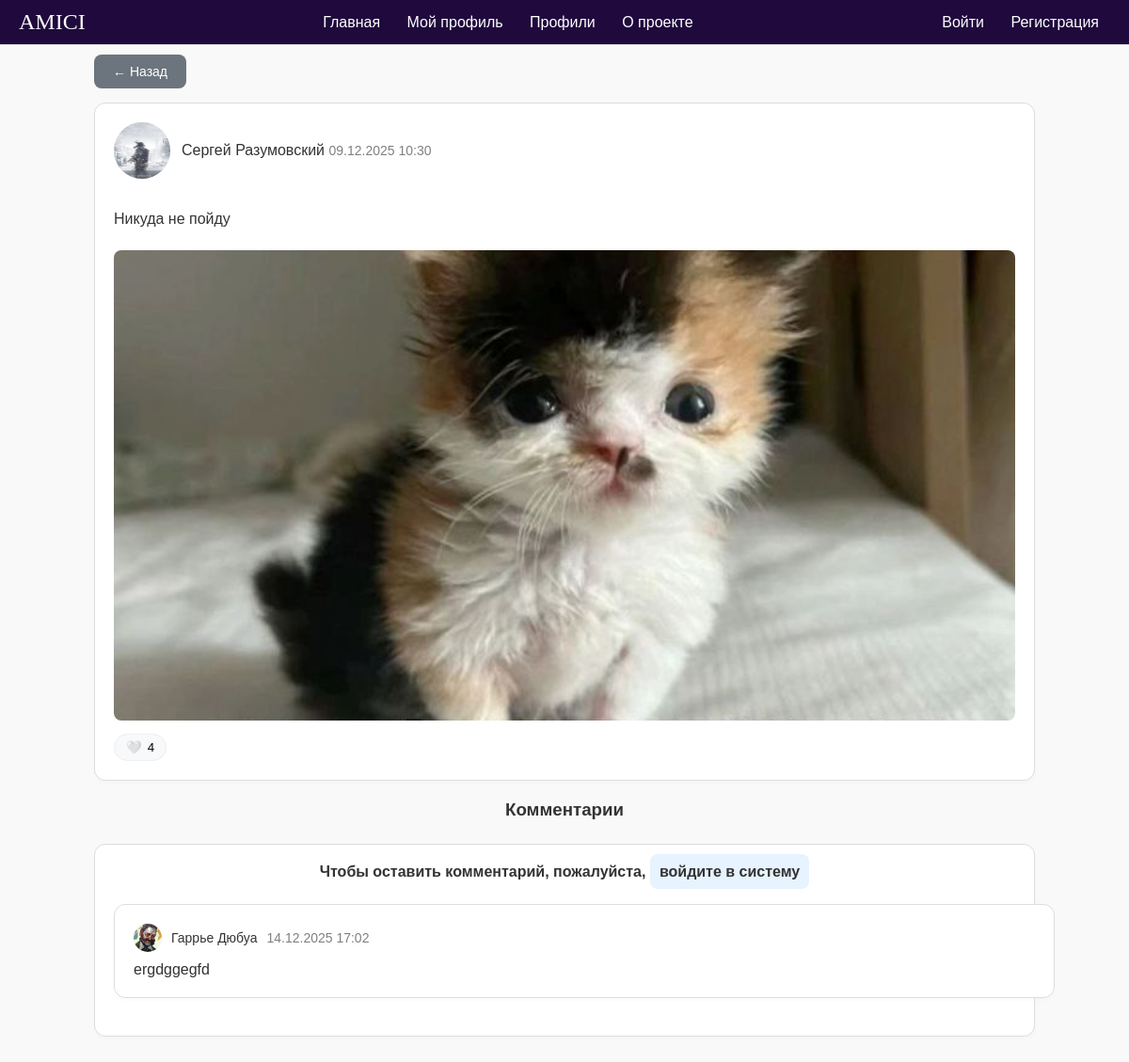
The app's page /blog/8/, older data.
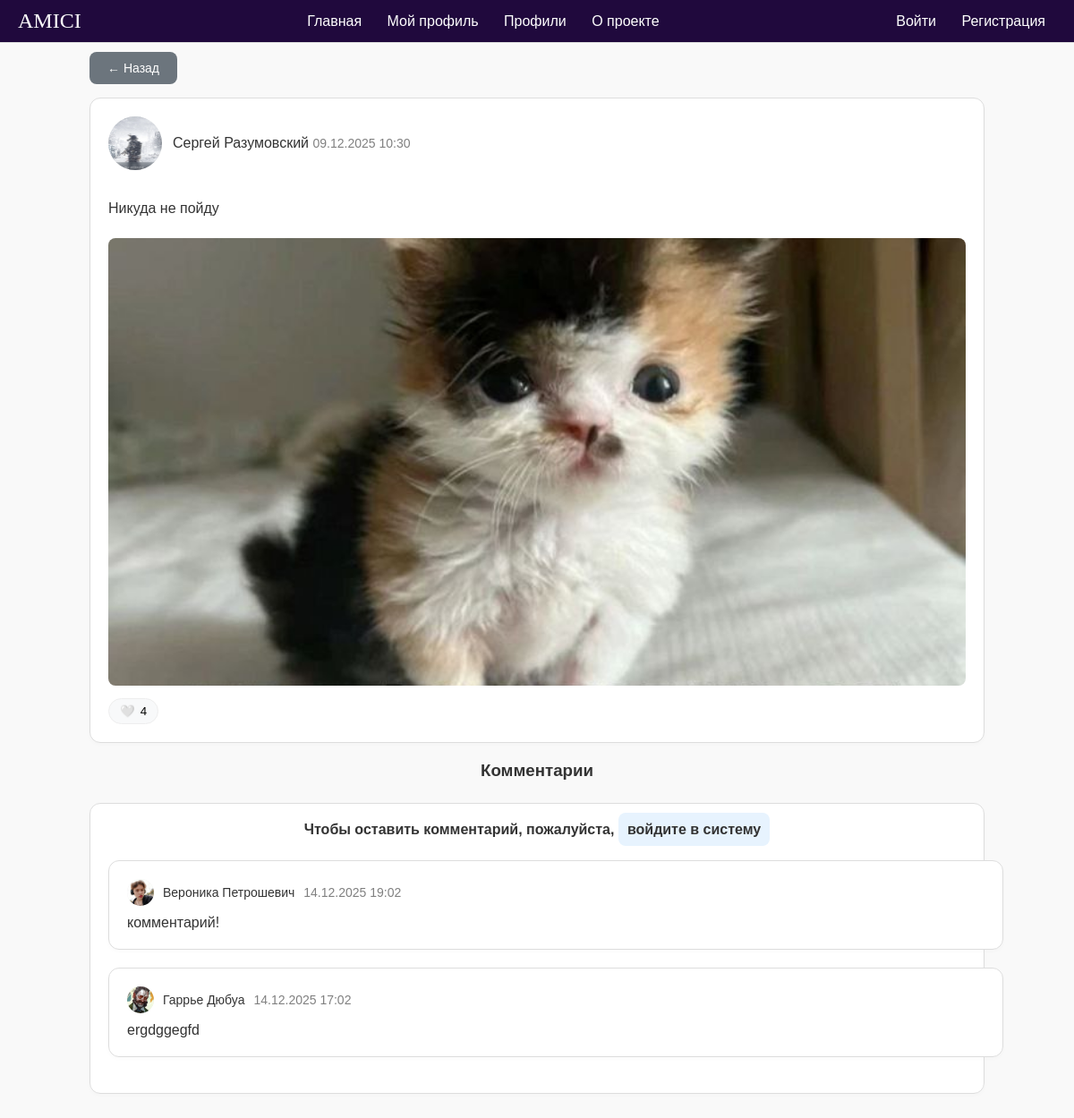
The same page, newer data.
### blog/models.py (models this page shows, shortened)
class BlogActivity(models.Model):
    ACTION_CHOICES = [
        ('like', 'Лайк'),
        ('hide', 'Скрытие'),
        ('comment', 'Комментарий'),
    ]
    blog_entry = models.ForeignKey(BlogEntry, on_delete=models.CASCADE, related_name='activities')
    user = models.ForeignKey('auth.User', on_delete=models.CASCADE, related_name='user_activities')
    action = models.CharField(max_length=10, choices=ACTION_CHOICES, null=True, blank=True)
    comment = models.CharField(max_length=50, null=True, blank=True)
    timestamp = models.DateTimeField(auto_now_add=True)
    class Meta:
        ordering = ['-timestamp']
        verbose_name = 'Активность блога'
        verbose_name_plural = 'Активности блога'

### profiles/models.py (models this page shows, shortened)
class DataUser(models.Model):
    fname = models.CharField('Имя', max_length=50)
    lname = models.CharField('Фамилия', max_length=50)
    phone = models.CharField('Телефон', max_length=20)
    birth_date = models.DateField('Дата рождения', null=True, blank=True)
    gender = models.CharField('Пол', max_length=10)
    about = models.TextField('О себе', max_length=300, blank=True, null=True)
    photo = models.ImageField('Фото', upload_to='photos/', null=True, blank=True)
    created_at = models.DateTimeField('Создано', auto_now_add=True)
    user = models.OneToOneField(settings.AUTH_USER_MODEL, on_delete=models.CASCADE,
                             related_name='profile', null=True, blank=True, verbose_name='user')
    class Meta:
        ordering = ['-created_at']
        verbose_name = 'Данные пользователя'
        verbose_name_plural = 'Данные пользователей'

### blog/views.py (the view, shortened to what this page needs)
# urls.py: path('<int:pk>/', BlogDetailView.as_view(), name='blog-detail'),
class BlogDetailView(DetailView):
    model = BlogEntry
    template_name = 'blog/detail_entry.html'
    context_object_name = 'entry'

### blog/models.py (called while the page is built)
    def likes_count(self):
        return self.activities.filter(action='like').count()

    def comments(self):
        return self.activities.filter(action='comment')

### blog/templatetags/blog_filters.py (called while the page is built)
@register.filter
def is_liked_by(entry, user):
    if isinstance(user, AnonymousUser) or not user.is_authenticated:
        return False
    return entry.is_liked_by(user)

### templates/blog/detail_entry.html (shortened to what this page needs)
{% extends 'base.html' %}
{% block content %}
{% load blog_filters %}
<div class="blog-detail">
  <div class="back-link" >
    <a href="/blog/#{{ entry.id }}" class="secondary-btn" style="margin-bottom: 15px;">← Назад</a>
  </div>
  <div class="post-card" style="animation: slideInUp 0s forwards">
  <div class="post-header">
    <div class="post-header">
      {% if entry.user.profile.photo %}
        <img src="{{ entry.user.profile.photo.url }}" class="avatar" alt="{{ entry.user.profile.fname }} {{ entry.user.profile.lname }}">
      {% else %}
        <div class="avatar placeholder">{{ entry.user.username|slice:":1"|upper }}</div>
      {% endif %}
      <div class="author-info">
        <a href="{% url 'profiles-detail' entry.user.profile.id %}">
          {{ entry.user.profile.fname }} {{ entry.user.profile.lname }}
        </a>
        <span class="post-date">{{ entry.created_at|date:'d.m.Y H:i' }}</span>
      </div>
</div>
    </div>
    <div class="post-content">
      <p>{{ entry.content }}</p>
    {% if entry.image %}
    <div class="post-image">
        <img src="{{ entry.image.url }}" alt="Изображение записи">
    </div>
    {% endif %}
    <div >
        <form method="post" action="{% url 'blog-detail' entry.id %}">
            <button type="submit" name="form_type" value="form1" class="like-btn">
                <span class="heart">{% if entry|is_liked_by:user %}❤️{% else %}🤍{% endif %}</span>
                <span class="count">{{ entry.likes_count }}</span>
            </button>
        </form>
    </div>
</div>
    </div>
 <h3 class="page-title">Комментарии</h3>
  <section id="comments-section" class="comment-card">
   {% if user.is_authenticated %}
      <div class="form-group">
        <h3>Добавить комментарий</h3>
        <form method="post" action="{% url 'blog-detail' entry.id %}">
          {% csrf_token %}
          <textarea name="comment_text" rows="3" required class="input"></textarea>
          <button type="submit" name="form_type" value="form2" class="primary-btn">Отправить</button>
        </form>
      </div>
    {% else %}
      <p class="page-title">Чтобы оставить комментарий, пожалуйста, <a class="vhod-v-sistemy" href="{% url 'login' %}">войдите в систему</a></p>
    {% endif %}
    {% for comment in entry.comments %}
      <div class="comment-card">
          <div style="display: flex; flex-direction: row; justify-content: space-between;">
          <div style="display: flex; align-items: center; justify-items: left; gap: 10px; margin-bottom: 10px; ">
            {% if comment.user.profile.photo %}
          <img src="{{ comment.user.profile.photo.url }}" class="avatar" style="max-width: 30px; max-height: 30px;" alt="{{ comment.user.profile.fname }} {{ comment.user.profile.lname }}">
        {% else %}
          <div class="avatar placeholder" style="max-width: 30px; max-height: 30px; font-size: 12px;">{{ comment.user.username|slice:":1"|upper }}</div>
        {% endif %}
          <a href="{% url 'profiles-detail' comment.user.profile.id %}" style="font-size: 14px;">
            {{ comment.user.profile.fname }} {{ comment.user.profile.lname }}
          </a>
          <span class="comment-date">{{ comment.timestamp|date:'d.m.Y H:i' }}</span>
          </div>
          </div>
          <p class="comment-text" >{{ comment.comment }}</p>
      </div>
    {% empty %}
      <p>Комментариев нет.</p>
    {% endfor %}
  </section>
</div>
{% endblock %}

Row changes from the older to the newer data that the page shows:
added BlogActivity: user.profile.photo (picture), user.profile.fname "Вероника", user.profile.lname "Петрошевич", timestamp "14.12.2025 19:02", comment "комментарий!"
